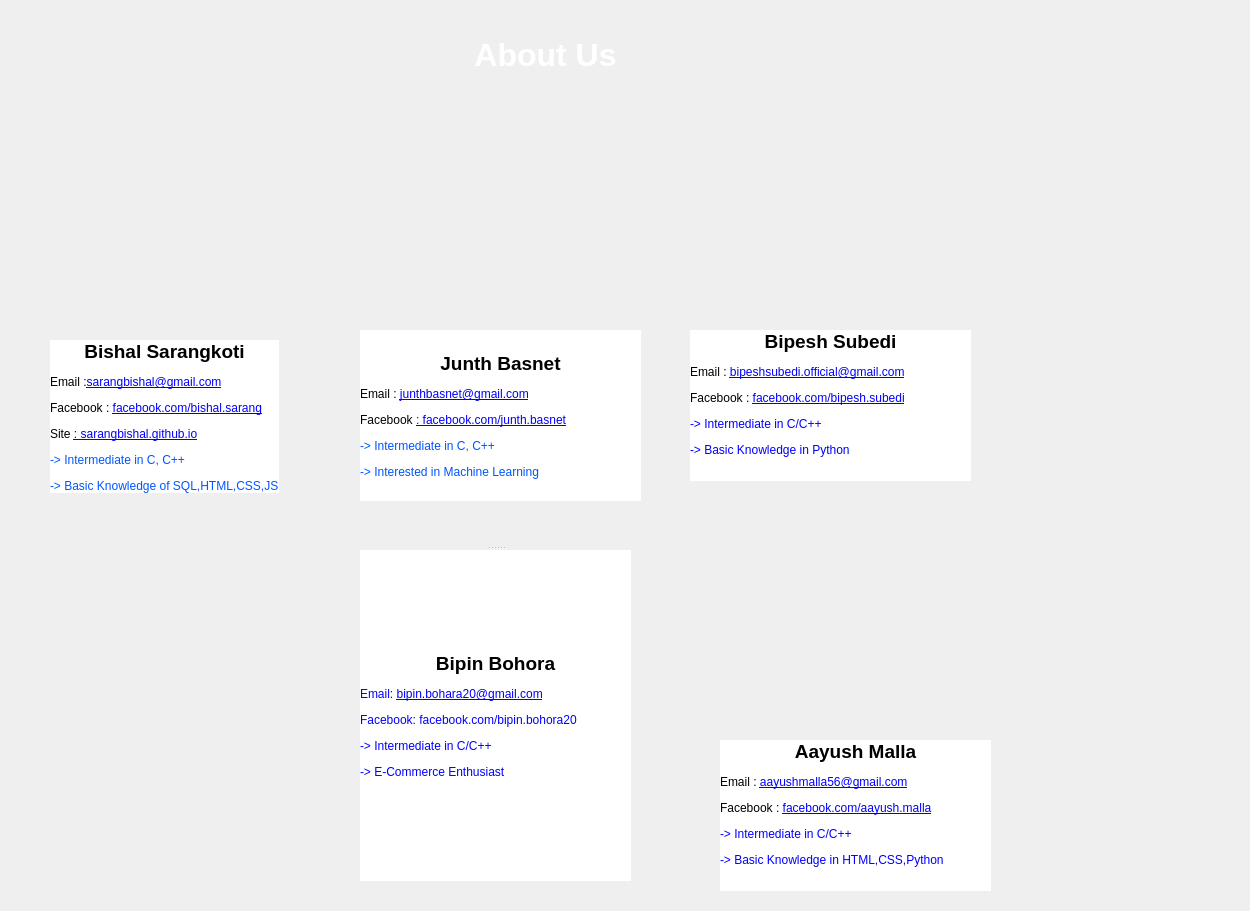
<?xml version="1.0" encoding="UTF-8"?>
<ui version="4.0">
 <class>About</class>
 <widget class="QDialog" name="About">
  <property name="geometry">
   <rect>
    <x>0</x>
    <y>0</y>
    <width>1250</width>
    <height>911</height>
   </rect>
  </property>
  <property name="windowTitle">
   <string>About US</string>
  </property>
  <property name="styleSheet">
   <string notr="true">
    
#About {
background-image: url(:/new/images/Images/VxIW82.jpg);
}</string>
  </property>
  <widget class="QLabel" name="label">
   <property name="geometry">
    <rect>
     <x>360</x>
     <y>100</y>
     <width>281</width>
     <height>231</height>
    </rect>
   </property>
   <property name="text">
    <string/>
   </property>
   <property name="pixmap">
    <pixmap resource="resources.qrc">:/new/images/Images/junth.jpg</pixmap>
   </property>
   <property name="scaledContents">
    <bool>true</bool>
   </property>
  </widget>
  <widget class="QLabel" name="label_2">
   <property name="geometry">
    <rect>
     <x>50</x>
     <y>100</y>
     <width>261</width>
     <height>231</height>
    </rect>
   </property>
   <property name="text">
    <string/>
   </property>
   <property name="pixmap">
    <pixmap resource="resources.qrc">:/new/images/Images/Bishal.jpg</pixmap>
   </property>
   <property name="scaledContents">
    <bool>true</bool>
   </property>
  </widget>
  <widget class="QLabel" name="label_3">
   <property name="geometry">
    <rect>
     <x>690</x>
     <y>90</y>
     <width>291</width>
     <height>241</height>
    </rect>
   </property>
   <property name="text">
    <string/>
   </property>
   <property name="pixmap">
    <pixmap resource="resources.qrc">:/new/images/Images/bipesh.jpg</pixmap>
   </property>
   <property name="scaledContents">
    <bool>true</bool>
   </property>
  </widget>
  <widget class="QLabel" name="label_4">
   <property name="geometry">
    <rect>
     <x>630</x>
     <y>520</y>
     <width>421</width>
     <height>221</height>
    </rect>
   </property>
   <property name="styleSheet">
    <string notr="true">image: url(:/new/images/Images/19875458_1414128765339757_8055038245978382240_n.jpg);</string>
   </property>
   <property name="text">
    <string/>
   </property>
  </widget>
  <widget class="QLabel" name="label_6">
   <property name="geometry">
    <rect>
     <x>390</x>
     <y>30</y>
     <width>311</width>
     <height>51</height>
    </rect>
   </property>
   <property name="text">
    <string>&lt;html&gt;&lt;head/&gt;&lt;body&gt;&lt;p align=&quot;center&quot;&gt;&lt;span style=&quot; font-size:24pt; font-weight:600; color:#ffffff;&quot;&gt;About Us&lt;/span&gt;&lt;/p&gt;&lt;/body&gt;&lt;/html&gt;</string>
   </property>
  </widget>
  <widget class="QLabel" name="label_9">
   <property name="geometry">
    <rect>
     <x>360</x>
     <y>330</y>
     <width>281</width>
     <height>171</height>
    </rect>
   </property>
   <property name="styleSheet">
    <string notr="true">background-color: rgb(255, 255, 255);</string>
   </property>
   <property name="text">
    <string>&lt;html&gt;&lt;head/&gt;&lt;body&gt;&lt;p align=&quot;center&quot;&gt;&lt;span style=&quot; font-size:14pt; font-weight:600;&quot;&gt;Junth Basnet&lt;/span&gt;&lt;/p&gt;&lt;p&gt;&lt;span style=&quot; font-size:9pt;&quot;&gt;Email : &lt;/span&gt;&lt;a href=&quot;junthbasnet@gmail.com&quot;&gt;&lt;span style=&quot; font-size:9pt; text-decoration: underline; color:#0000ff;&quot;&gt;junthbasnet@gmail.com&lt;/span&gt;&lt;/a&gt;&lt;/p&gt;&lt;p&gt;&lt;span style=&quot; font-size:9pt;&quot;&gt;Facebook &lt;/span&gt;&lt;a href=&quot;junthbasnet@gmail.com&quot;&gt;&lt;span style=&quot; font-size:9pt; text-decoration: underline; color:#0000ff;&quot;&gt;: facebook.com/junth.basnet&lt;/span&gt;&lt;/a&gt;&lt;/p&gt;&lt;p&gt;&lt;span style=&quot; font-size:9pt; color:#0055ff;&quot;&gt;-&amp;gt; Intermediate in C, C++&lt;/span&gt;&lt;/p&gt;&lt;p&gt;&lt;span style=&quot; font-size:9pt; color:#0055ff;&quot;&gt;-&amp;gt; Interested in Machine Learning&lt;/span&gt;&lt;/p&gt;&lt;/body&gt;&lt;/html&gt;</string>
   </property>
  </widget>
  <widget class="QLabel" name="label_10">
   <property name="geometry">
    <rect>
     <x>690</x>
     <y>330</y>
     <width>281</width>
     <height>151</height>
    </rect>
   </property>
   <property name="styleSheet">
    <string notr="true">background-color: rgb(255, 255, 255);</string>
   </property>
   <property name="text">
    <string>&lt;html&gt;&lt;head/&gt;&lt;body&gt;&lt;p align=&quot;center&quot;&gt;&lt;span style=&quot; font-size:14pt; font-weight:600;&quot;&gt;Bipesh Subedi&lt;/span&gt;&lt;/p&gt;&lt;p&gt;&lt;span style=&quot; font-size:9pt;&quot;&gt;Email : &lt;/span&gt;&lt;a href=&quot;bipeshsubedi.official@gmail.com&quot;&gt;&lt;span style=&quot; font-size:9pt; text-decoration: underline; color:#0000ff;&quot;&gt;bipeshsubedi.official@gmail.com&lt;/span&gt;&lt;/a&gt;&lt;/p&gt;&lt;p&gt;&lt;span style=&quot; font-size:9pt;&quot;&gt;Facebook : &lt;/span&gt;&lt;a href=&quot;facebook.com/bipesh.subedi&quot;&gt;&lt;span style=&quot; font-size:9pt; text-decoration: underline; color:#0000ff;&quot;&gt;facebook.com/bipesh.subedi&lt;/span&gt;&lt;/a&gt;&lt;/p&gt;&lt;p&gt;&lt;span style=&quot; font-size:9pt; color:#0000ff;&quot;&gt;-&amp;gt; Intermediate in C/C++&lt;/span&gt;&lt;/p&gt;&lt;p&gt;&lt;span style=&quot; font-size:9pt; color:#0000ff;&quot;&gt;-&amp;gt; Basic Knowledge in Python&lt;/span&gt;&lt;/p&gt;&lt;p&gt;&lt;br/&gt;&lt;/p&gt;&lt;/body&gt;&lt;/html&gt;</string>
   </property>
  </widget>
  <widget class="QWidget" name="layoutWidget">
   <property name="geometry">
    <rect>
     <x>50</x>
     <y>340</y>
     <width>281</width>
     <height>215</height>
    </rect>
   </property>
   <layout class="QFormLayout" name="formLayout">
    <item row="0" column="0">
     <widget class="QLabel" name="label_8">
      <property name="styleSheet">
       <string notr="true">background-color: rgb(255, 255, 255);</string>
      </property>
      <property name="text">
       <string>&lt;html&gt;&lt;head/&gt;&lt;body&gt;&lt;p align=&quot;center&quot;&gt;&lt;span style=&quot; font-size:14pt; font-weight:600;&quot;&gt;Bishal Sarangkoti&lt;/span&gt;&lt;/p&gt;&lt;p&gt;&lt;span style=&quot; font-size:9pt;&quot;&gt;Email :&lt;/span&gt;&lt;a href=&quot;sarangbishal@gmail.com&quot;&gt;&lt;span style=&quot; font-size:9pt; text-decoration: underline; color:#0000ff;&quot;&gt;sarangbishal@gmail.com&lt;/span&gt;&lt;/a&gt;&lt;/p&gt;&lt;p&gt;&lt;span style=&quot; font-size:9pt;&quot;&gt;Facebook : &lt;/span&gt;&lt;a href=&quot;facebook.com/bishal.sarang&quot;&gt;&lt;span style=&quot; font-size:9pt; text-decoration: underline; color:#0000ff;&quot;&gt;facebook.com/bishal.sarang&lt;/span&gt;&lt;/a&gt;&lt;/p&gt;&lt;p&gt;&lt;span style=&quot; font-size:9pt;&quot;&gt;Site &lt;/span&gt;&lt;a href=&quot;facebook.com/bishal.sarang&quot;&gt;&lt;span style=&quot; font-size:9pt; text-decoration: underline; color:#0000ff;&quot;&gt;: sarangbishal.github.io&lt;/span&gt;&lt;/a&gt;&lt;/p&gt;&lt;p&gt;&lt;span style=&quot; font-size:9pt; color:#0055ff;&quot;&gt;-&amp;gt; Intermediate in C, C++&lt;/span&gt;&lt;/p&gt;&lt;p&gt;&lt;span style=&quot; font-size:9pt; color:#0055ff;&quot;&gt;-&amp;gt; Basic Knowledge of SQL,HTML,CSS,JS&lt;/span&gt;&lt;/p&gt;&lt;/body&gt;&lt;/html&gt;</string>
      </property>
     </widget>
    </item>
   </layout>
  </widget>
  <widget class="QSplitter" name="splitter">
   <property name="geometry">
    <rect>
     <x>360</x>
     <y>510</y>
     <width>271</width>
     <height>371</height>
    </rect>
   </property>
   <property name="orientation">
    <enum>Qt::Vertical</enum>
   </property>
   <widget class="QLabel" name="label_5">
    <property name="text">
     <string/>
    </property>
    <property name="pixmap">
     <pixmap resource="resources.qrc">:/new/images/Images/bipin.jpg</pixmap>
    </property>
    <property name="scaledContents">
     <bool>true</bool>
    </property>
   </widget>
   <widget class="QLabel" name="label_11">
    <property name="styleSheet">
     <string notr="true">background-color: rgb(255, 255, 255);</string>
    </property>
    <property name="text">
     <string>&lt;html&gt;&lt;head/&gt;&lt;body&gt;&lt;p align=&quot;center&quot;&gt;&lt;span style=&quot; font-size:14pt; font-weight:600;&quot;&gt;Bipin Bohora&lt;/span&gt;&lt;/p&gt;&lt;p&gt;&lt;span style=&quot; font-size:9pt; color:#0000ff;&quot;&gt;Email: &lt;/span&gt;&lt;a href=&quot;bipin.bohara20@gmail.com&quot;&gt;&lt;span style=&quot; font-size:9pt; text-decoration: underline; color:#0000ff;&quot;&gt;bipin.bohara20@gmail.com&lt;/span&gt;&lt;/a&gt;&lt;/p&gt;&lt;p&gt;&lt;span style=&quot; font-size:9pt; color:#0000ff;&quot;&gt;Facebook: facebook.com/bipin.bohora20&lt;/span&gt;&lt;/p&gt;&lt;p&gt;&lt;span style=&quot; font-size:9pt; color:#0000ff;&quot;&gt;-&amp;gt; Intermediate in C/C++&lt;/span&gt;&lt;/p&gt;&lt;p&gt;&lt;span style=&quot; font-size:9pt; color:#0000ff;&quot;&gt;-&amp;gt; E-Commerce Enthusiast&lt;/span&gt;&lt;/p&gt;&lt;/body&gt;&lt;/html&gt;</string>
    </property>
   </widget>
  </widget>
  <widget class="QLabel" name="label_12">
   <property name="geometry">
    <rect>
     <x>720</x>
     <y>740</y>
     <width>271</width>
     <height>151</height>
    </rect>
   </property>
   <property name="styleSheet">
    <string notr="true">background-color: rgb(255, 255, 255);</string>
   </property>
   <property name="text">
    <string>&lt;html&gt;&lt;head/&gt;&lt;body&gt;&lt;p align=&quot;center&quot;&gt;&lt;span style=&quot; font-size:14pt; font-weight:600;&quot;&gt;Aayush Malla&lt;/span&gt;&lt;/p&gt;&lt;p&gt;&lt;span style=&quot; font-size:9pt;&quot;&gt;Email : &lt;/span&gt;&lt;a href=&quot;bipeshsubedi.official@gmail.com&quot;&gt;&lt;span style=&quot; font-size:9pt; text-decoration: underline; color:#0000ff;&quot;&gt;aayushmalla56@gmail.com&lt;/span&gt;&lt;/a&gt;&lt;/p&gt;&lt;p&gt;&lt;span style=&quot; font-size:9pt;&quot;&gt;Facebook : &lt;/span&gt;&lt;a href=&quot;facebook.com/bipesh.subedi&quot;&gt;&lt;span style=&quot; font-size:9pt; text-decoration: underline; color:#0000ff;&quot;&gt;facebook.com/aayush.malla&lt;/span&gt;&lt;/a&gt;&lt;/p&gt;&lt;p&gt;&lt;span style=&quot; font-size:9pt; color:#0000ff;&quot;&gt;-&amp;gt; Intermediate in C/C++&lt;/span&gt;&lt;/p&gt;&lt;p&gt;&lt;span style=&quot; font-size:9pt; color:#0000ff;&quot;&gt;-&amp;gt; Basic Knowledge in HTML,CSS,Python&lt;/span&gt;&lt;/p&gt;&lt;p&gt;&lt;br/&gt;&lt;/p&gt;&lt;/body&gt;&lt;/html&gt;</string>
   </property>
  </widget>
 </widget>
 <resources>
  <include location="resources.qrc"/>
 </resources>
 <connections/>
</ui>
